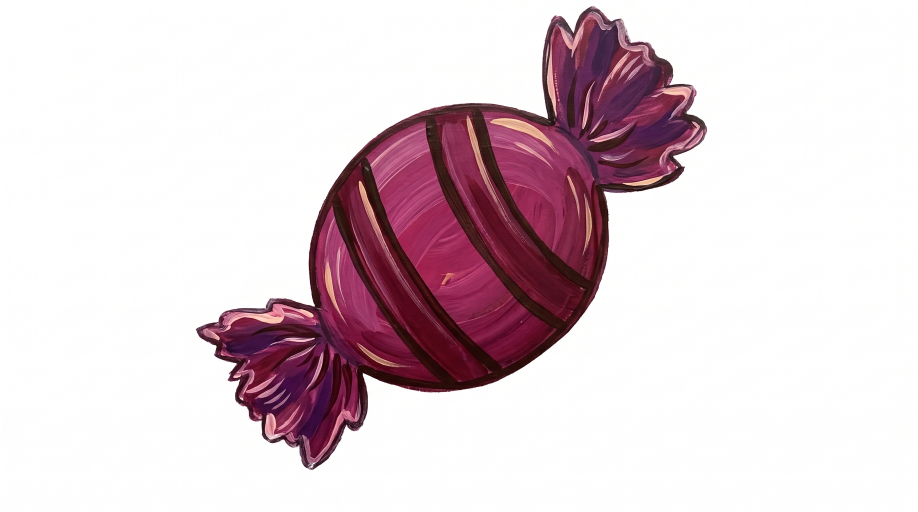
#> input picture ART_REVIEW_APP/MIS_IMAGENES_NUEVAS/WB-S008-OBJ15-DULCE.jpg, 2752 x 1536 px (shown at 1/3 size)
$ python -i check-mirroring.py   (imports and definitions only)
#> lines starting #> are read from the running program, lines starting #| are printed output that depends on the picture
#> further down, picture is the input picture: PIL image 2752x1536 RGB; mean R, G, B 223.2, 207.4, 212.7
"""Flag faithful files that are left-right mirrored relative to the HD source drawing.
Compares each current file with its recrop candidate (candidates.json) as-is and flipped.
usage: python3 scripts/image-inspection/check-mirroring.py"""
import json, os, sys
import numpy as np
from PIL import Image, ImageOps

ROOT = os.path.abspath(os.path.join(os.path.dirname(__file__), "..", ".."))
from _paths import PROOF
D = os.path.join(PROOF, "recrop-candidates")

def prep(im):
    im = im.convert("RGBA")
    bg = Image.new("RGBA", im.size, (255, 255, 255, 255)); bg.alpha_composite(im)
#> after `bg = Image.new('RGBA', im.size, (255, 255, 255, 255))`: bg: PIL image 2752x1536 RGBA; every value is 255
    g = np.asarray(bg.convert("L"))
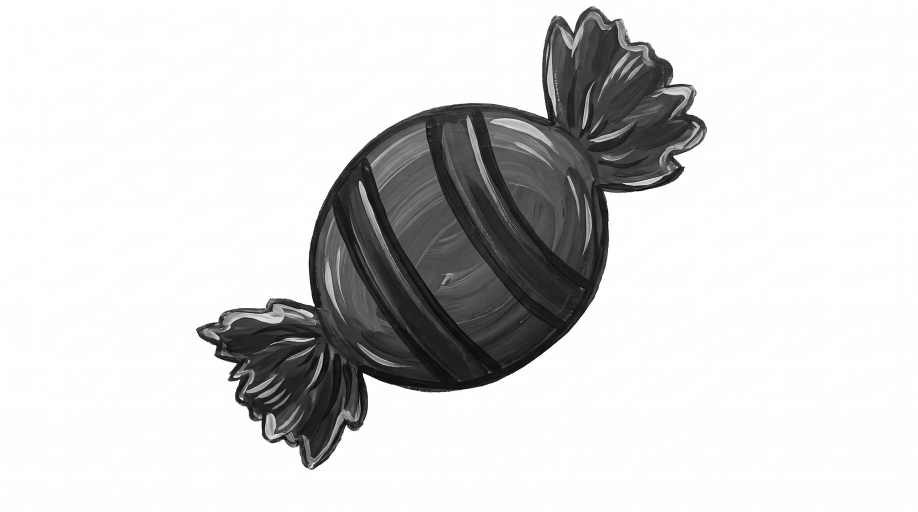
#> g: shape (1536, 2752) (shown at 1/3 size); min 7, max 255, mean 212.8
    ys, xs = np.where(g < 232)
    g = bg.convert("L").crop((int(xs.min()), int(ys.min()), int(xs.max()) + 1, int(ys.max()) + 1))
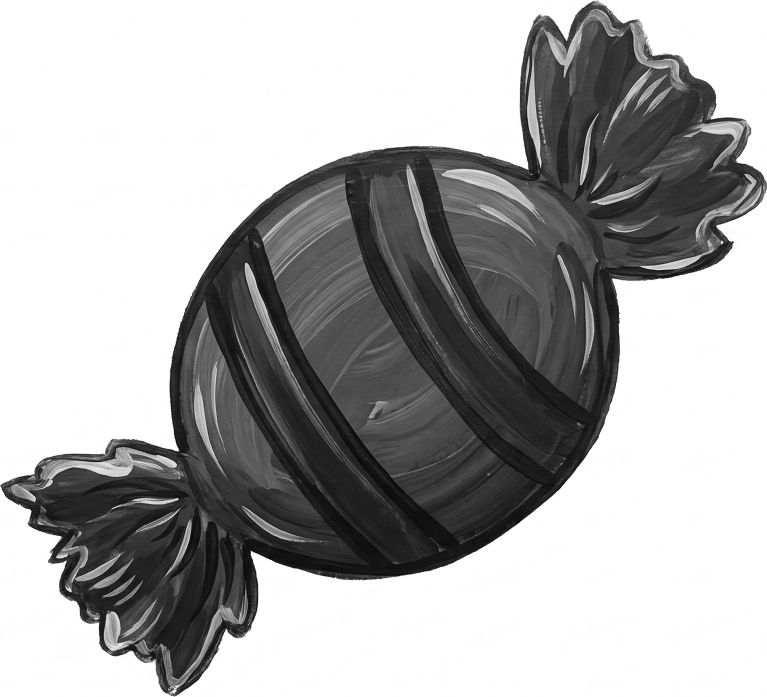
#> g: PIL image 1534x1394 L (shown at 1/2 size); min 7, max 255, mean 172
    return g

def ncc(a, b):
    a = np.asarray(a, np.float32); b = np.asarray(b, np.float32)
    a -= a.mean(); b -= b.mean()
    return float((a * b).sum() / (np.sqrt((a * a).sum() * (b * b).sum()) or 1))

# [16 lines not run here, left out]

>>> from PIL import Image
>>> picture = Image.open('../../ART_REVIEW_APP/MIS_IMAGENES_NUEVAS/WB-S008-OBJ15-DULCE.jpg')
>>> result = prep(picture)
